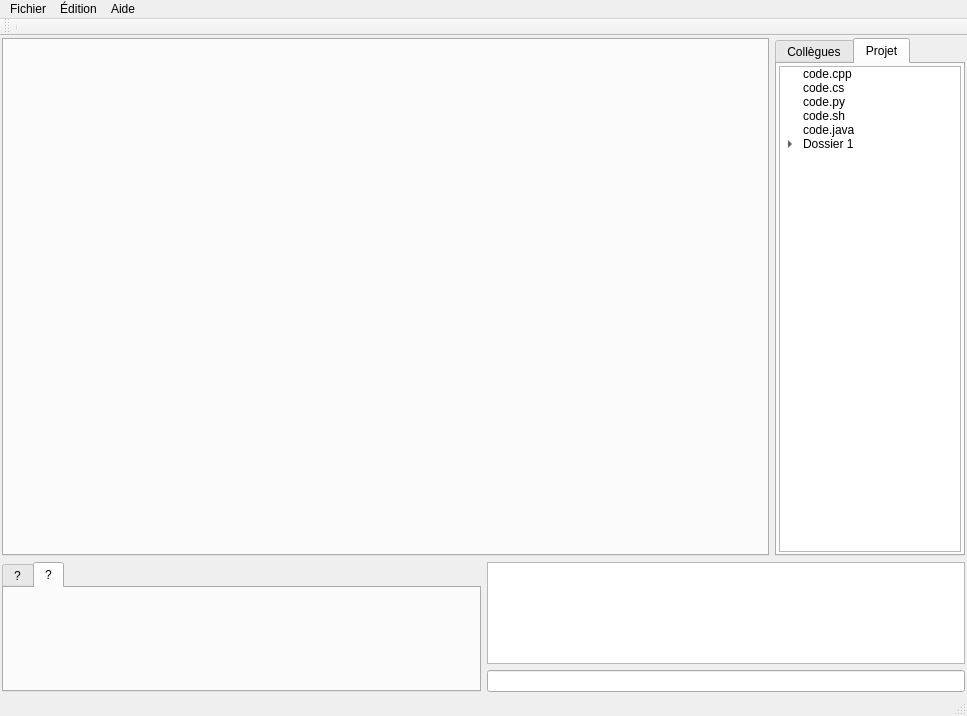
<?xml version="1.0" encoding="UTF-8"?>
<ui version="4.0">
 <class>FenetrePrincipale</class>
 <widget class="QMainWindow" name="FenetrePrincipale">
  <property name="geometry">
   <rect>
    <x>0</x>
    <y>0</y>
    <width>967</width>
    <height>716</height>
   </rect>
  </property>
  <property name="windowTitle">
   <string>Synergie</string>
  </property>
  <widget class="QWidget" name="centralWidget">
   <layout class="QGridLayout" name="gridLayout_3">
    <property name="margin">
     <number>2</number>
    </property>
    <item row="0" column="0">
     <widget class="QFrame" name="frmDessus">
      <property name="sizePolicy">
       <sizepolicy hsizetype="Preferred" vsizetype="Preferred">
        <horstretch>9</horstretch>
        <verstretch>9</verstretch>
       </sizepolicy>
      </property>
      <property name="frameShadow">
       <enum>QFrame::Raised</enum>
      </property>
      <layout class="QGridLayout" name="gridLayout_6">
       <property name="margin">
        <number>0</number>
       </property>
       <item row="0" column="1">
        <widget class="QTabWidget" name="tabObjets">
         <property name="sizePolicy">
          <sizepolicy hsizetype="Expanding" vsizetype="Expanding">
           <horstretch>5</horstretch>
           <verstretch>5</verstretch>
          </sizepolicy>
         </property>
         <property name="maximumSize">
          <size>
           <width>190</width>
           <height>16777215</height>
          </size>
         </property>
         <property name="baseSize">
          <size>
           <width>0</width>
           <height>0</height>
          </size>
         </property>
         <property name="currentIndex">
          <number>1</number>
         </property>
         <widget class="QWidget" name="tabCollegues">
          <attribute name="icon">
           <iconset resource="Ressources.qrc">
            <normaloff>:/Icones/utilisateurs.png</normaloff>:/Icones/utilisateurs.png</iconset>
          </attribute>
          <attribute name="title">
           <string>Collègues</string>
          </attribute>
          <layout class="QGridLayout" name="gridLayout_5">
           <property name="margin">
            <number>2</number>
           </property>
           <item row="0" column="0">
            <widget class="QListWidget" name="lstCollegues">
             <property name="iconSize">
              <size>
               <width>16</width>
               <height>16</height>
              </size>
             </property>
            </widget>
           </item>
          </layout>
         </widget>
         <widget class="QWidget" name="tabProjet">
          <attribute name="icon">
           <iconset resource="Ressources.qrc">
            <normaloff>:/Icones/dossiers.png</normaloff>:/Icones/dossiers.png</iconset>
          </attribute>
          <attribute name="title">
           <string>Projet</string>
          </attribute>
          <layout class="QGridLayout" name="gridLayout_4">
           <property name="margin">
            <number>2</number>
           </property>
           <item row="0" column="0">
            <widget class="QTreeWidget" name="treeProjet">
             <property name="headerHidden">
              <bool>true</bool>
             </property>
             <attribute name="headerVisible">
              <bool>false</bool>
             </attribute>
             <column>
              <property name="text">
               <string>Feuille</string>
              </property>
             </column>
             <item>
              <property name="text">
               <string>code.cpp</string>
              </property>
             </item>
             <item>
              <property name="text">
               <string>code.cs</string>
              </property>
             </item>
             <item>
              <property name="text">
               <string>code.py</string>
              </property>
             </item>
             <item>
              <property name="text">
               <string>code.sh</string>
              </property>
             </item>
             <item>
              <property name="text">
               <string>code.java</string>
              </property>
             </item>
             <item>
              <property name="text">
               <string>Dossier 1</string>
              </property>
              <item>
               <property name="text">
                <string>code.rb</string>
               </property>
              </item>
              <item>
               <property name="text">
                <string>code.h</string>
               </property>
              </item>
             </item>
            </widget>
           </item>
          </layout>
         </widget>
        </widget>
       </item>
       <item row="0" column="0">
        <widget class="QTabWidget" name="tabFeuilles">
         <property name="sizePolicy">
          <sizepolicy hsizetype="Expanding" vsizetype="Expanding">
           <horstretch>10</horstretch>
           <verstretch>0</verstretch>
          </sizepolicy>
         </property>
         <property name="tabShape">
          <enum>QTabWidget::Rounded</enum>
         </property>
         <property name="currentIndex">
          <number>-1</number>
         </property>
         <property name="tabsClosable">
          <bool>true</bool>
         </property>
         <property name="movable">
          <bool>false</bool>
         </property>
        </widget>
       </item>
      </layout>
     </widget>
    </item>
    <item row="1" column="0">
     <widget class="QFrame" name="frmBas">
      <property name="sizePolicy">
       <sizepolicy hsizetype="Preferred" vsizetype="Preferred">
        <horstretch>0</horstretch>
        <verstretch>3</verstretch>
       </sizepolicy>
      </property>
      <property name="maximumSize">
       <size>
        <width>16777215</width>
        <height>130</height>
       </size>
      </property>
      <property name="frameShadow">
       <enum>QFrame::Raised</enum>
      </property>
      <layout class="QGridLayout" name="gridLayout_7">
       <property name="margin">
        <number>0</number>
       </property>
       <item row="0" column="0">
        <widget class="QTabWidget" name="tabInfos">
         <property name="currentIndex">
          <number>1</number>
         </property>
         <widget class="QWidget" name="tab_5">
          <attribute name="title">
           <string>?</string>
          </attribute>
         </widget>
         <widget class="QWidget" name="tab_6">
          <attribute name="title">
           <string>?</string>
          </attribute>
         </widget>
        </widget>
       </item>
       <item row="0" column="1">
        <widget class="QFrame" name="frmConversation">
         <property name="frameShadow">
          <enum>QFrame::Raised</enum>
         </property>
         <property name="lineWidth">
          <number>0</number>
         </property>
         <layout class="QVBoxLayout" name="verticalLayout">
          <property name="margin">
           <number>0</number>
          </property>
          <item>
           <widget class="QTextEdit" name="txtConversation">
            <property name="readOnly">
             <bool>true</bool>
            </property>
           </widget>
          </item>
          <item>
           <widget class="QLineEdit" name="txtLigneConv"/>
          </item>
         </layout>
        </widget>
       </item>
      </layout>
     </widget>
    </item>
   </layout>
  </widget>
  <widget class="QMenuBar" name="menuBar">
   <property name="geometry">
    <rect>
     <x>0</x>
     <y>0</y>
     <width>967</width>
     <height>21</height>
    </rect>
   </property>
   <widget class="QMenu" name="menuFichier">
    <property name="title">
     <string>Fichier</string>
    </property>
    <addaction name="actionSe_d_connecter"/>
    <addaction name="separator"/>
    <addaction name="actionQuitter"/>
   </widget>
   <widget class="QMenu" name="menu_dition">
    <property name="title">
     <string>Édition</string>
    </property>
    <addaction name="actionAnnuler"/>
    <addaction name="actionRevenir"/>
    <addaction name="separator"/>
    <addaction name="actionCouper"/>
    <addaction name="actionCopier"/>
    <addaction name="actionColler"/>
    <addaction name="actionEffacer"/>
    <addaction name="separator"/>
    <addaction name="actionS_lectionner_tout"/>
   </widget>
   <widget class="QMenu" name="menuAide">
    <property name="title">
     <string>Aide</string>
    </property>
    <addaction name="actionPanique"/>
    <addaction name="action_propos"/>
   </widget>
   <addaction name="menuFichier"/>
   <addaction name="menu_dition"/>
   <addaction name="menuAide"/>
  </widget>
  <widget class="QToolBar" name="mainToolBar">
   <attribute name="toolBarArea">
    <enum>TopToolBarArea</enum>
   </attribute>
   <attribute name="toolBarBreak">
    <bool>false</bool>
   </attribute>
   <addaction name="separator"/>
  </widget>
  <widget class="QStatusBar" name="statusBar"/>
  <action name="action_propos">
   <property name="text">
    <string>À propos</string>
   </property>
  </action>
  <action name="actionCopier">
   <property name="text">
    <string>Copier</string>
   </property>
  </action>
  <action name="actionColler">
   <property name="text">
    <string>Coller</string>
   </property>
  </action>
  <action name="actionEffacer">
   <property name="text">
    <string>Effacer</string>
   </property>
  </action>
  <action name="actionS_lectionner_tout">
   <property name="text">
    <string>Sélectionner tout</string>
   </property>
  </action>
  <action name="actionCouper">
   <property name="text">
    <string>Couper</string>
   </property>
  </action>
  <action name="actionAnnuler">
   <property name="text">
    <string>Annuler</string>
   </property>
  </action>
  <action name="actionRevenir">
   <property name="text">
    <string>Refaire</string>
   </property>
  </action>
  <action name="actionPanique">
   <property name="text">
    <string>Panique!</string>
   </property>
  </action>
  <action name="actionQuitter">
   <property name="text">
    <string>Quitter</string>
   </property>
  </action>
  <action name="actionSe_d_connecter">
   <property name="text">
    <string>Déconnecter</string>
   </property>
  </action>
 </widget>
 <layoutdefault spacing="6" margin="11"/>
 <resources>
  <include location="Ressources.qrc"/>
 </resources>
 <connections/>
</ui>
